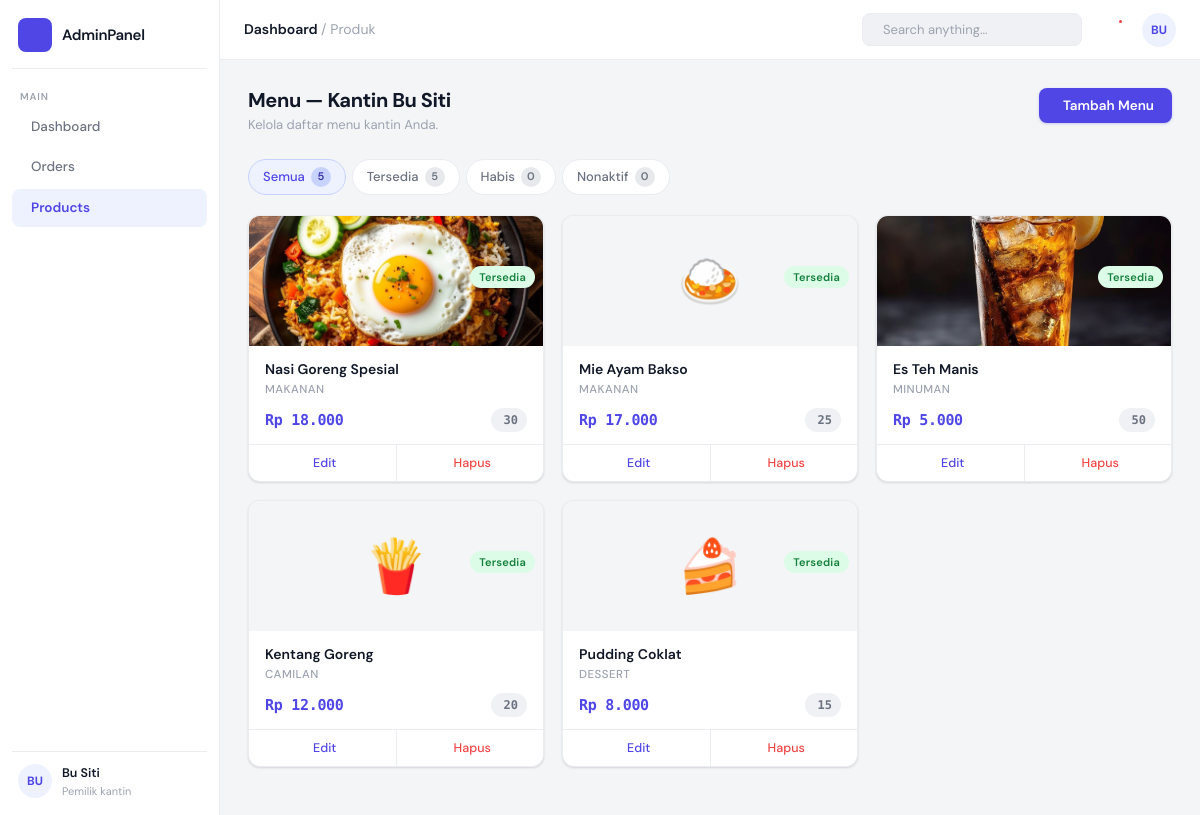
Screenshot of /admin/dashboard_temp/products.php (signed in) with the database file from the repository.
### tables this page shows
CREATE TABLE IF NOT EXISTS menu (
  id_menu      INT AUTO_INCREMENT PRIMARY KEY,
  id_kantin    INT NOT NULL,
  nama_kantin  VARCHAR(100) NULL,
  nama_menu    VARCHAR(100) NOT NULL,
  harga        INT NOT NULL,
  stok         INT NOT NULL DEFAULT 0,
  kategori     VARCHAR(20)  NOT NULL,
  status       VARCHAR(20)  NOT NULL DEFAULT 'tersedia',
  foto         VARCHAR(255) NULL,
  created_at   TIMESTAMP DEFAULT CURRENT_TIMESTAMP,
  FOREIGN KEY (id_kantin) REFERENCES `user`(id_user) ON DELETE CASCADE
);

### admin/dashboard_temp/products.php (the view, shortened to what this page needs)
<?php
require_once __DIR__ . '/../frontend/includes/config.php';
$user_id     = $_SESSION['user_id'];
$nama_user   = $_SESSION['nama'];
$role        = $_SESSION['role'];
$nama_kantin = $_SESSION['nama_kantin'] ?? '';
$filter_status = $_GET['status'] ?? 'all';
$uid_esc       = mysqli_real_escape_string($conn, $user_id);
$where         = "WHERE id_kantin='$uid_esc'";
$result    = mysqli_query($conn, "SELECT * FROM menu $where ORDER BY created_at DESC");
$count_res = mysqli_query($conn, "SELECT status, COUNT(*) as total FROM menu WHERE id_kantin='$uid_esc' GROUP BY status");
$count_map = ['all'=>0,'tersedia'=>0,'habis'=>0,'nonaktif'=>0];
while ($c = mysqli_fetch_assoc($count_res)) {
    $count_map[$c['status']] = (int)$c['total'];
    $count_map['all']       += (int)$c['total'];
}
$thumb_map   = ['makanan'=>'🍛','minuman'=>'🧋','camilan'=>'🍟','snack'=>'🍟','dessert'=>'🍰'];
?>
<!doctype html>
<html lang="id">
<head>
  <link rel="stylesheet" href="https://cdn.jsdelivr.net/npm/@tabler/icons-webfont@latest/tabler-icons.min.css"/>
  <link rel="stylesheet" href="style/produk.css?v=<?= filemtime(__DIR__ . '/style/produk.css') ?>"/>
</head>
<body>
<div class="layout">
  <aside class="sidebar">
    <div class="sidebar-brand">
      <div class="brand-icon"><i class="ti ti-layout-dashboard"></i></div>
      AdminPanel
    </div>
    <div class="nav-section">Main</div>
    <a href="dashboard.php"  class="nav-item"><i class="ti ti-home"></i> Dashboard</a>
    <a href="orderPage.php" class="nav-item"><i class="ti ti-shopping-cart"></i> Orders</a>
    <a href="products.php"   class="nav-item active"><i class="ti ti-box"></i> Products</a>
    <div class="sidebar-footer">
      <div class="user-avatar">
        <?= strtoupper(substr($nama_user, 0, 2)) ?>
      </div>
      <div class="user-info">
        <div class="user-name"><?= htmlspecialchars($nama_user) ?></div>
        <div class="user-role"><?= htmlspecialchars(ucfirst(str_replace('_', ' ', $role))) ?></div>
      </div>
    </div>
  </aside>
  <div class="main">
   <header class="topbar">
          <div class="topbar-title">
            Dashboard <span class="breadcrumb">/ Produk</span>
          </div>
          <div class="search">
            <input type="text" placeholder="Search anything..." />
          </div>
          <div class="icon-btn">
            <div class="notif-dot"></div>
          </div>
          <div style="position:relative">
            <div class="user-avatar" id="avatarToggle"
                 style="width:34px;height:34px;cursor:pointer">
              <?= strtoupper(substr($nama_user, 0, 2)) ?>
            </div>
          </div>
        </header>
    <div class="content">
      <div class="page-header">
        <div>
          <h1>Menu — <?= htmlspecialchars($nama_kantin ?: 'Kantin') ?></h1>
          <p>Kelola daftar menu kantin Anda.</p>
        </div>
        <button class="btn-primary" onclick="bukaModal('modalTambah')">
          <i class="ti ti-plus"></i> Tambah Menu
        </button>
      </div>
      <div class="filter-bar">
        <a href="?status=all"      class="filter-btn <?= $filter_status==='all'      ?'active':'' ?>">Semua <span class="filter-count"><?= $count_map['all'] ?></span></a>
        <a href="?status=tersedia" class="filter-btn <?= $filter_status==='tersedia' ?'active':'' ?>">Tersedia <span class="filter-count"><?= $count_map['tersedia'] ?></span></a>
        <a href="?status=habis"    class="filter-btn <?= $filter_status==='habis'    ?'active':'' ?>">Habis <span class="filter-count"><?= $count_map['habis'] ?></span></a>
        <a href="?status=nonaktif" class="filter-btn <?= $filter_status==='nonaktif' ?'active':'' ?>">Nonaktif <span class="filter-count"><?= $count_map['nonaktif'] ?></span></a>
      </div>
      <div class="menu-grid" id="menuGrid">
        <?php if (mysqli_num_rows($result) === 0): ?>
          <div class="empty-state">
            <i class="ti ti-mood-empty"></i>
            <p>Tidak ada menu. Klik <strong>Tambah Menu</strong> untuk memulai.</p>
          </div>
        <?php else: while ($row = mysqli_fetch_assoc($result)):
          $st      = $row['status'];
          $hargaFmt = 'Rp '.number_format($row['harga'],0,',','.');
          $emoji   = $thumb_map[strtolower($row['kategori'])] ?? '🍽️';
          $namaJs  = htmlspecialchars(addslashes($row['nama_menu']));
          $katJs   = htmlspecialchars(addslashes($row['kategori']));
         $fotoUrl = !empty($row['foto']) ? htmlspecialchars($row['foto']) : '';
          $stok    = (int)$row['stok'];
        ?>
          <div class="menu-card" data-nama="<?= strtolower(htmlspecialchars($row['nama_menu'])) ?>">
            <div class="menu-thumb">
              <?php if ($fotoUrl): ?>
                <img src="<?= $fotoUrl ?>" alt="foto menu" style="width:100%;height:110px;object-fit:cover;display:block"/>
              <?php else: ?>
                <?= $emoji ?>
              <?php endif; ?>
              <div class="menu-status">
                <span class="badge badge-<?= $st ?>"><?= ucfirst($st) ?></span>
              </div>
            </div>
            <div class="menu-body">
              <div class="menu-nama"><?= htmlspecialchars($row['nama_menu']) ?></div>
              <div class="menu-kategori"><?= htmlspecialchars($row['kategori']) ?></div>
              <div class="menu-harga-stok">
                <span class="menu-harga"><?= $hargaFmt ?></span>
                <span class="menu-stok <?= $stok === 0 ? 'stok-habis' : ($stok <= 5 ? 'stok-sedikit' : '') ?>">
                  <i class="ti ti-stack-2"></i> <?= $stok ?>
                </span>
              </div>
            </div>
            <div class="menu-actions">
              <button class="menu-act-btn menu-act-edit"
                onclick="bukaModalEdit(<?= $row['id_menu'] ?>,'<?= $namaJs ?>',<?= $row['harga'] ?>,<?= $stok ?>,'<?= $katJs ?>','<?= $st ?>')">
                <i class="ti ti-pencil" style="font-size:13px"></i> Edit
              </button>
              <button class="menu-act-btn menu-act-delete"
                onclick="bukaModalHapus(<?= $row['id_menu'] ?>)">
                <i class="ti ti-trash" style="font-size:13px"></i> Hapus
              </button>
            </div>
          </div>
        <?php endwhile; endif; ?>
      </div>
    </div>
  </div>
</div>
</body>
</html>

### rows the page displays
menu: foto (picture), status "Tersedia", nama_menu "Nasi Goreng Spesial", kategori "MAKANAN", harga "Rp 18.000", stok "30"
menu: kategori "🍛", status "Tersedia", nama_menu "Mie Ayam Bakso", kategori "MAKANAN", harga "Rp 17.000", stok "25"
menu: foto (picture), status "Tersedia", nama_menu "Es Teh Manis", kategori "MINUMAN", harga "Rp 5.000", stok "50"
menu: kategori "🍟", status "Tersedia", nama_menu "Kentang Goreng", kategori "CAMILAN", harga "Rp 12.000", stok "20"
menu: kategori "🍰", status "Tersedia", nama_menu "Pudding Coklat", kategori "DESSERT", harga "Rp 8.000", stok "15"

### other values shown
substr($nama_user, 0, 2) "BU"
$nama_user "Bu Siti"
str_replace('_', ' ', $role) "Pemilik kantin"
$nama_kantin ?: 'Kantin' "Kantin Bu Siti"
$count_map['all'] "5"
$count_map['tersedia'] "5"
$count_map['habis'] "0"
$count_map['nonaktif'] "0"
